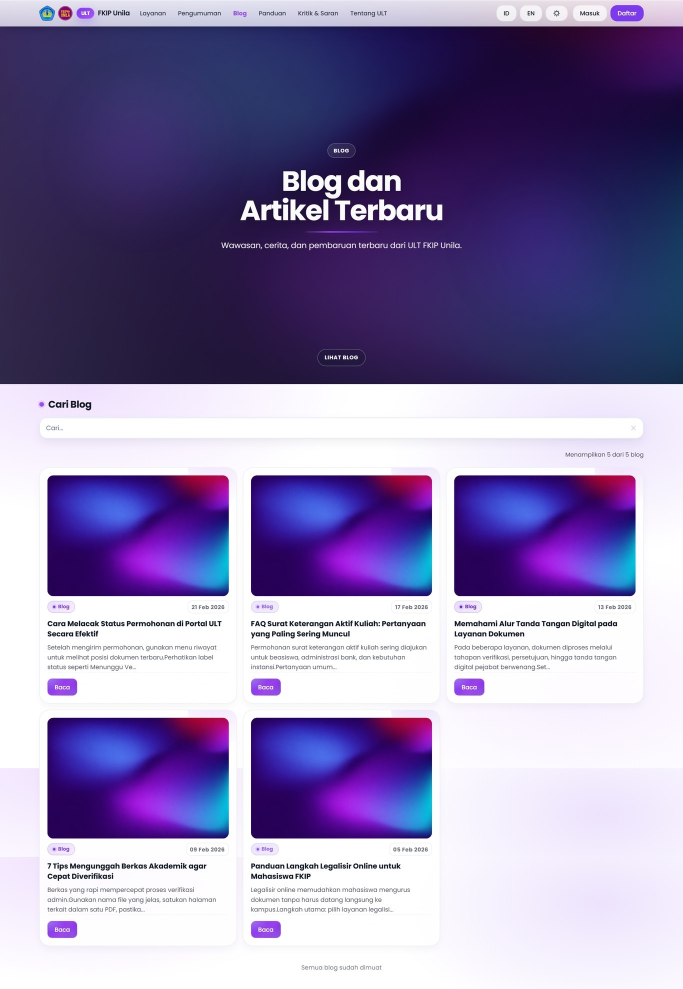
#> input picture docs/skripsi/rancangan_diagram/screenshots/004-blog-index.jpg, 1366 x 1978 px, given in place of 004-blog-index.png, which was not available (shown at 1/2 size)
$ python standardize_all_screenshots.py
#> lines starting #> are read from the running program, lines starting #| are printed output that depends on the picture
import os
from PIL import Image
import glob

# Destination folder
out_dir = r'C:\laragon\www\ult-fkip-unila\docs\skripsi\rancangan_diagram\screenshots'

# Map the 11 original artifacts to their desired output names
# EXCEPT for 01-beranda-sistem which we already generated correctly in the screenshots folder!
artifacts = {
    '004-blog-index.png': '004-blog-index.jpg',
    '02-daftar-layanan.png': '02-daftar-layanan.jpg',
    '05-login.png': '05-login.jpg',
    '06-dashboard-pemohon.png': '06-dashboard-pemohon.jpg',
    '07-detail-penandatanganan.png': '07-detail-penandatanganan.jpg',
    '08-form-pengajuan.png': '08-form-pengajuan.jpg',
    '09-riwayat-permohonan.png': '09-riwayat-permohonan.jpg',
    'admin_dashboard__desktop-1366.png': 'admin_dashboard__desktop-1366.jpg',
    'admin_doc_formats_show__desktop-1366.png': 'admin_doc_formats_show__desktop-1366.jpg',
    'admin_requests_show__desktop-1366.png': 'admin_requests_show__desktop-1366.jpg'
}

artifact_dir = r'C:\Users\Andri\.gemini\antigravity-ide\brain\8a482603-602c-4a1e-b39a-b55525be5686'

max_width = 1366
viewport_height = 900  # Standard desktop viewport height

print("Standardizing screenshots to desktop viewport size...")

for orig, dest in artifacts.items():
    orig_path = os.path.join(artifact_dir, orig)
    dest_path = os.path.join(out_dir, dest)

    if os.path.exists(orig_path):
        img = Image.open(orig_path).convert('RGB')
#> img is the input picture: PIL image 1366x1978 RGB; mean R, G, B 143.3, 132, 173.9

        # 1. Resize to 1366 width
        ratio = max_width / float(img.width)
#> ratio = 1
        new_height = int((float(img.height) * float(ratio)))
#> new_height = 1978
        img = img.resize((max_width, new_height), Image.Resampling.LANCZOS)

        # 2. Crop to viewport height (900px) from top
        if img.height > viewport_height:
            img = img.crop((0, 0, max_width, viewport_height))
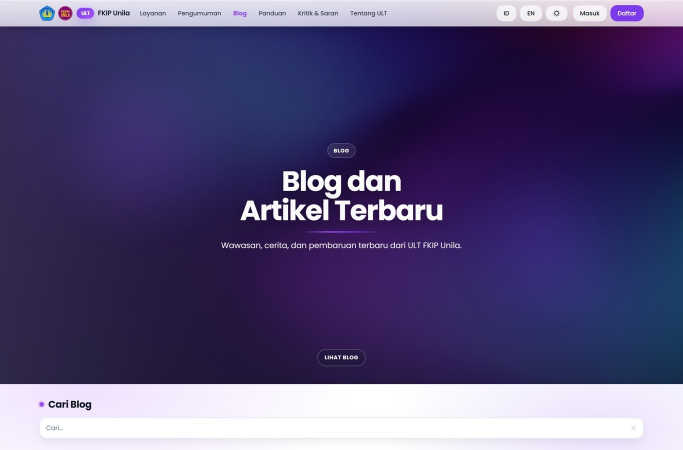
#> img: PIL image 1366x900 RGB (shown at 1/2 size); mean R, G, B 84.3, 74.9, 118.7

        img.save(dest_path, "JPEG", quality=90)
        print(f"Processed: {dest} -> {img.size}")
#| Processed: 004-blog-index.jpg -> (1366, 900)
    else:
        print(f"Missing: {orig_path}")
#> pass 2 of the loop `for orig, dest in artifacts.items():`:
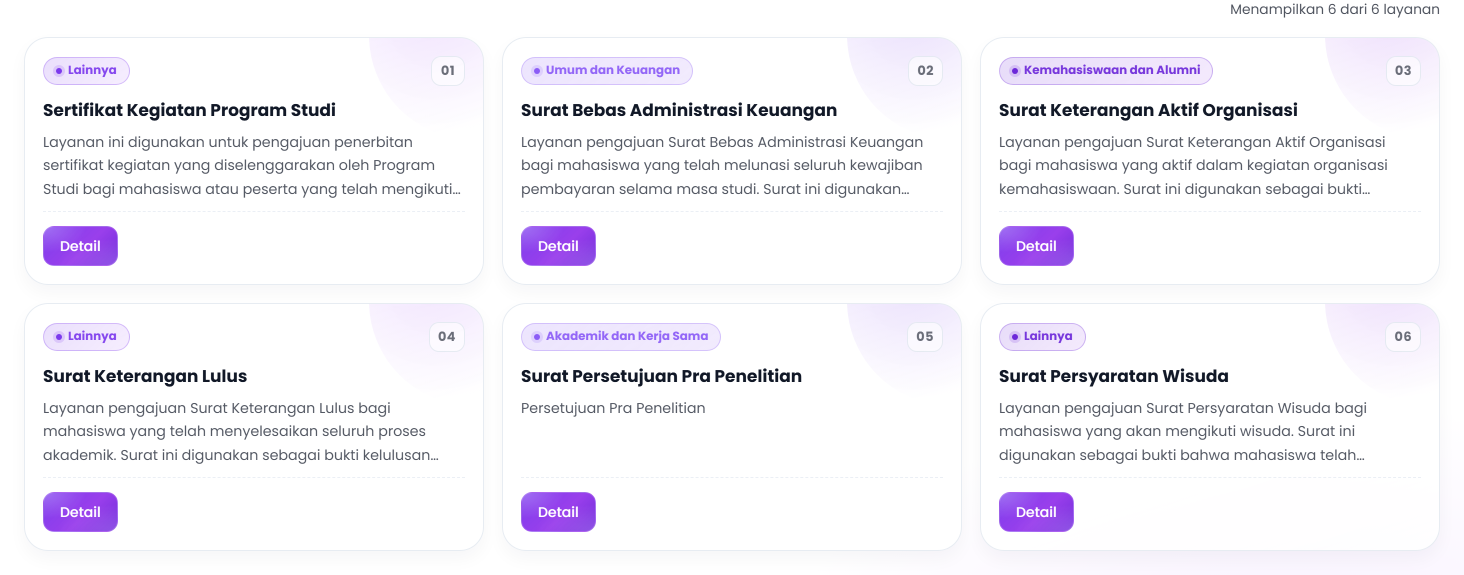
#> input picture docs/video tutorial/assets/video-01-pengenalan-sistem-layanan/02-daftar-layanan.png, 2928 x 1150 px, found by its file name (shown at 1/2 size)
#> img is the input picture: PIL image 2928x1150 RGB; mean R, G, B 244.5, 242.4, 248
#> `img = img.resize((max_width, new_height), Image.Resampling.LANCZOS)`:
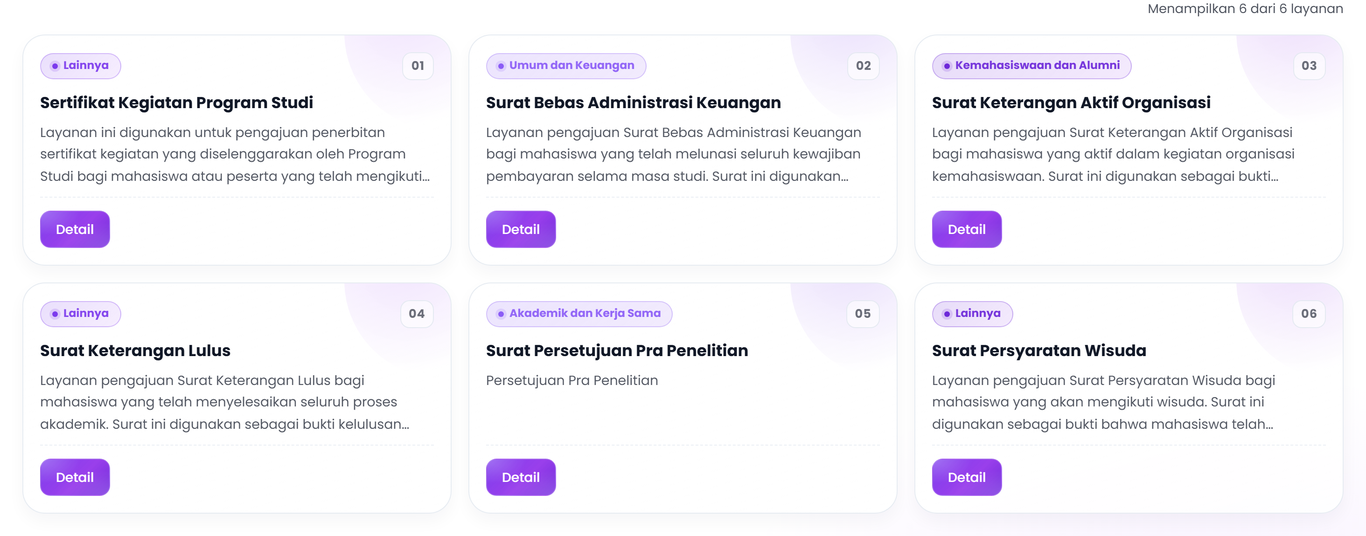
#> img: PIL image 1366x536 RGB; mean R, G, B 244.2, 242.1, 247.7
#| Processed: 02-daftar-layanan.jpg -> (1366, 536)
#> pass 3 of the loop `for orig, dest in artifacts.items():`:
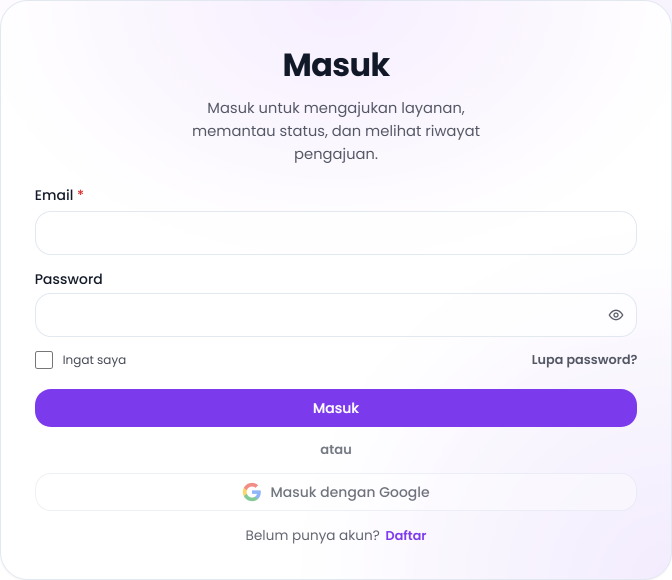
#> input picture docs/video tutorial/assets/video-01-pengenalan-sistem-layanan/05-login.png, 1344 x 1160 px, found by its file name (shown at 1/2 size)
#> img is the input picture: PIL image 1344x1160 RGB; mean R, G, B 242.3, 237, 251.1
#> `img = img.crop((0, 0, max_width, viewport_height))`:
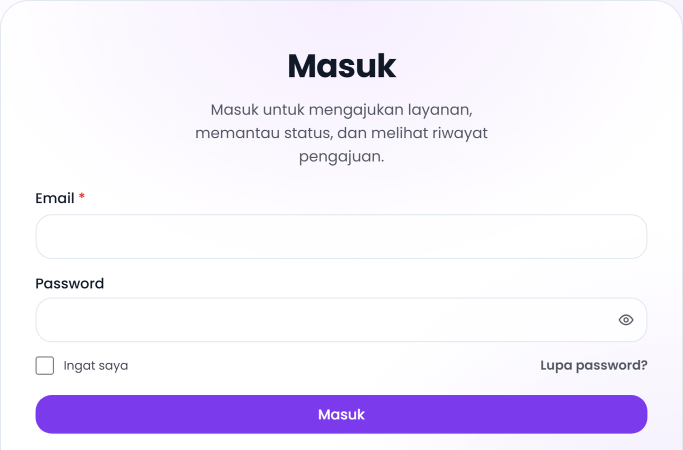
#> img: PIL image 1366x900 RGB (shown at 1/2 size); mean R, G, B 240, 233.6, 250.6
#| Processed: 05-login.jpg -> (1366, 900)
#> the loop made 10 passes; the first 3 are shown

# Now, process 01-beranda-sistem.jpg which we generated with Playwright
beranda_path = os.path.join(out_dir, '01-beranda-sistem.jpg')
if os.path.exists(beranda_path):
    img = Image.open(beranda_path).convert('RGB')
    if img.height > viewport_height:
        # For Beranda, we want to capture the hero AND the Katalog Layanan cards.
        # Let's crop it to 1000px height which is slightly taller to ensure cards fit nicely.
        img = img.crop((0, 0, max_width, 1000))
        img.save(beranda_path, "JPEG", quality=90)
        print(f"Processed Beranda: 01-beranda-sistem.jpg -> {img.size}")

print("All screenshots standardized!")
